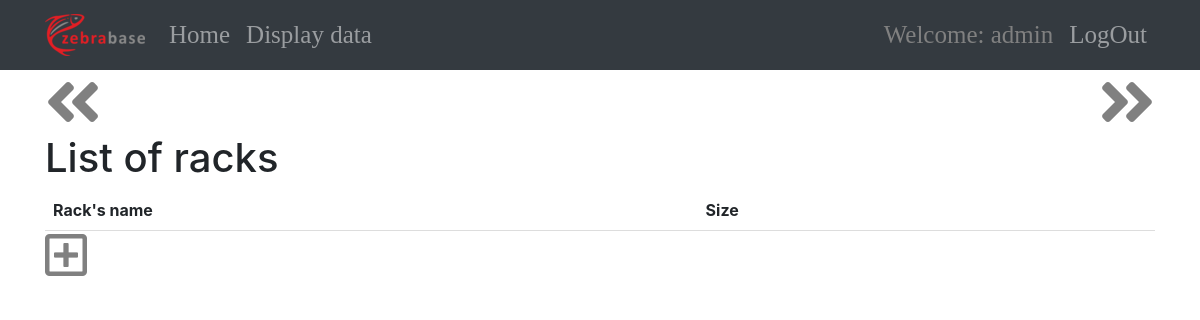
Page /rooms/19 (signed in) on the earlier database version.
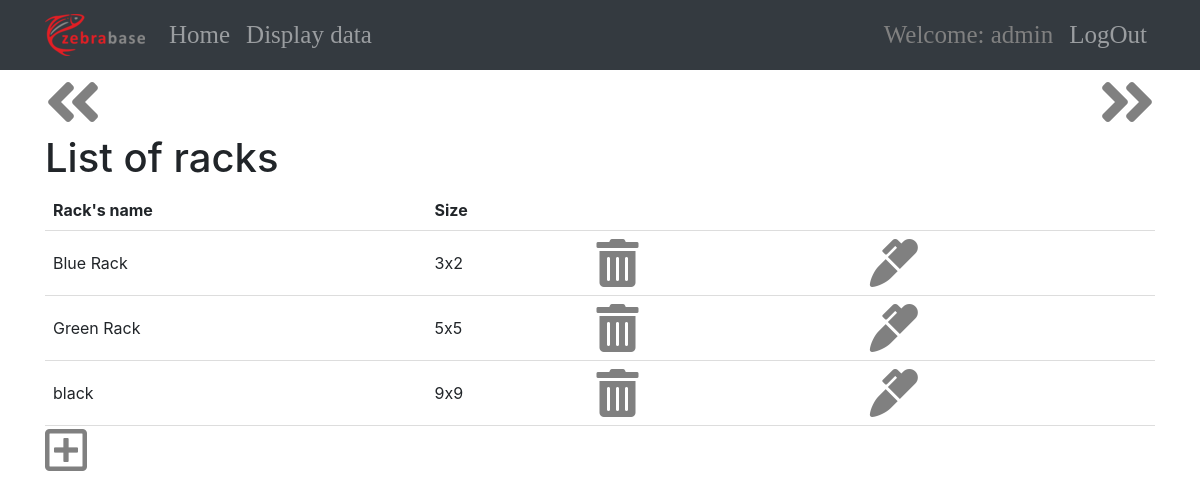
Same page on the later database version.
### management/models.py (models this page shows)
class Rack(models.Model):
    row_max = models.IntegerField()
    column_max = models.IntegerField()
    name = models.CharField(max_length = 100)
    room_id = models.ForeignKey(Room,to_field='id', on_delete=models.CASCADE)

### management/views.py (the view)
# urls.py: path('rooms/<int:pk>',login_required(SelectRackView.as_view()),name = 'SelectRack'),
class SelectRackView(TemplateView):
    template_name = 'selectrack.html'
    def get(self, request, *args, **kwargs):
        rack = Rack.objects.filter(room_id=self.kwargs['pk'])
        return render(self.request,self.template_name,{'res': rack,
                                                        'room_id' : self.kwargs['pk']})

### management/models.py (called while the page is built)
    def __str__(self):
        return str(self.id)

### management/templates/selectrack.html (shortened to what this page needs)
<!DOCTYPE html>
{% extends "base.html" %}
{% block content%}
<i style = "color:grey;" onclick="goBack()" class="fas fa-angle-double-left fa-4x"></i>
<i style = "float: right;color:grey;"onclick="goForward()" class="fas fa-angle-double-right fa-4x"></i>
  <br>
  <h1>List of racks</h1>
  <table style="border-collapse: collapse;width: 100%;">
  <tr>
    <th style ="padding: 8px;text-align: left;border-bottom: 1px solid #ddd; text-align: left;">Rack's name</th>
    <th style ="padding: 8px;text-align: left;border-bottom: 1px solid #ddd; text-align: left;">Size</th>
    <th style ="padding: 8px;text-align: left;border-bottom: 1px solid #ddd; text-align: left;"></th>
    <th style ="padding: 8px;text-align: left;border-bottom: 1px solid #ddd; text-align: left;"></th>
  </tr>
    {% for rack in res %}
  <tr class = "select" data-link="{{rack.room_id}}/rack/{{rack.pk}}">
    <td style ="padding: 8px;text-align: left;border-bottom: 1px solid #ddd;">{{rack.name}}</th>
    <td style ="padding: 8px;text-align: left;border-bottom: 1px solid #ddd;">{{rack.column_max}}x{{rack.row_max}}</th>
    <td style ="padding: 8px;text-align: left;border-bottom: 1px solid #ddd;"><a style="padding-right:25px; color:grey;" href="{{room_id}}/rack/{{rack.pk}}/delete"><i class="fas fa-trash-alt fa-3x"></i></a></th>
    <td style ="padding: 8px;text-align: left;border-bottom: 1px solid #ddd;"> <a style="padding-right:25px; color:grey;" href="{{room_id}}/rack/{{rack.pk}}/update"><i class="fas fa-marker fa-3x"></i></a></th>
  </tr>
    {% endfor%}
  </table>
<a style= "color:grey" href="{{room_id}}/rack/add"><i class="far fa-plus-square fa-3x"></i></a>
{% endblock %}

Differences in the rows shown:
added Rack: name "Blue Rack", column_max "3", row_max "2"
added Rack: name "Green Rack", column_max "5", row_max "5"
added Rack: name "black", column_max "9", row_max "9"
